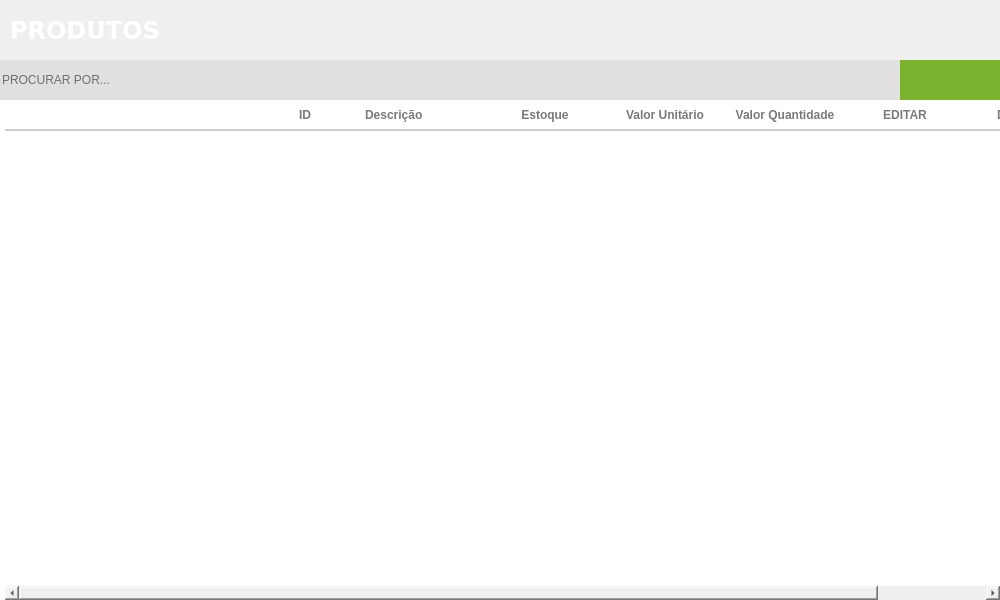
<?xml version="1.0" encoding="UTF-8"?>
<ui version="4.0">
 <class>ct_MainProdutos</class>
 <widget class="QFrame" name="ct_MainProdutos">
  <property name="geometry">
   <rect>
    <x>0</x>
    <y>0</y>
    <width>1000</width>
    <height>600</height>
   </rect>
  </property>
  <property name="windowTitle">
   <string>Frame</string>
  </property>
  <property name="styleSheet">
   <string notr="true">border:none</string>
  </property>
  <widget class="QFrame" name="frameMainProdutos">
   <property name="geometry">
    <rect>
     <x>0</x>
     <y>0</y>
     <width>1000</width>
     <height>600</height>
    </rect>
   </property>
   <widget class="QFrame" name="fr_TopoMenuProdutos">
    <property name="geometry">
     <rect>
      <x>0</x>
      <y>60</y>
      <width>1000</width>
      <height>40</height>
     </rect>
    </property>
    <property name="styleSheet">
     <string notr="true">background:#E1DFE0;
border: none;</string>
    </property>
    <widget class="QPushButton" name="bt_BuscaProduto">
     <property name="geometry">
      <rect>
       <x>830</x>
       <y>5</y>
       <width>30</width>
       <height>30</height>
      </rect>
     </property>
     <property name="font">
      <font>
       <family>Arial</family>
      </font>
     </property>
     <property name="cursor">
      <cursorShape>PointingHandCursor</cursorShape>
     </property>
     <property name="focusPolicy">
      <enum>Qt::NoFocus</enum>
     </property>
     <property name="contextMenuPolicy">
      <enum>Qt::NoContextMenu</enum>
     </property>
     <property name="text">
      <string/>
     </property>
    </widget>
    <widget class="QPushButton" name="bt_AddNovoProduto">
     <property name="geometry">
      <rect>
       <x>900</x>
       <y>0</y>
       <width>100</width>
       <height>40</height>
      </rect>
     </property>
     <property name="cursor">
      <cursorShape>PointingHandCursor</cursorShape>
     </property>
     <property name="focusPolicy">
      <enum>Qt::NoFocus</enum>
     </property>
     <property name="contextMenuPolicy">
      <enum>Qt::ActionsContextMenu</enum>
     </property>
     <property name="styleSheet">
      <string notr="true">QPushButton {
background-color: #7AB32E;
 }
QPushButton:hover{
background-color: #40a286
}</string>
     </property>
     <property name="text">
      <string/>
     </property>
    </widget>
    <widget class="QLineEdit" name="tx_BuscaProduto">
     <property name="geometry">
      <rect>
       <x>0</x>
       <y>5</y>
       <width>830</width>
       <height>30</height>
      </rect>
     </property>
     <property name="font">
      <font>
       <family>Arial</family>
      </font>
     </property>
     <property name="focusPolicy">
      <enum>Qt::ClickFocus</enum>
     </property>
     <property name="styleSheet">
      <string notr="true">QLineEdit {
color: #000
}
</string>
     </property>
     <property name="placeholderText">
      <string>PROCURAR POR...</string>
     </property>
    </widget>
    <widget class="QPushButton" name="bt_PrintRelatProdutos">
     <property name="geometry">
      <rect>
       <x>870</x>
       <y>5</y>
       <width>30</width>
       <height>30</height>
      </rect>
     </property>
     <property name="font">
      <font>
       <family>Arial</family>
      </font>
     </property>
     <property name="cursor">
      <cursorShape>PointingHandCursor</cursorShape>
     </property>
     <property name="focusPolicy">
      <enum>Qt::NoFocus</enum>
     </property>
     <property name="contextMenuPolicy">
      <enum>Qt::NoContextMenu</enum>
     </property>
     <property name="toolTip">
      <string>IMPRIMIR</string>
     </property>
     <property name="text">
      <string/>
     </property>
    </widget>
   </widget>
   <widget class="QFrame" name="ct_containerProdutos">
    <property name="geometry">
     <rect>
      <x>0</x>
      <y>100</y>
      <width>1000</width>
      <height>500</height>
     </rect>
    </property>
    <property name="styleSheet">
     <string notr="true">border: none</string>
    </property>
    <widget class="QTableWidget" name="tb_produtos">
     <property name="geometry">
      <rect>
       <x>0</x>
       <y>0</y>
       <width>1000</width>
       <height>500</height>
      </rect>
     </property>
     <property name="cursor" stdset="0">
      <cursorShape>PointingHandCursor</cursorShape>
     </property>
     <property name="focusPolicy">
      <enum>Qt::WheelFocus</enum>
     </property>
     <property name="styleSheet">
      <string notr="true">QTableView{
color: #797979;
font-weight: bold;
font-size: 13px;
background: #FFF;
padding: 0 0 0 5px;
}
QHeaderView:section{
background: #FFF;
padding: 5px 0 ;
font-size: 12px;
font-family: &quot;Arial&quot;;
font-weight: bold;
color: #797979;
border: none;
border-bottom: 2px solid #CCC;
text-transform: uppercase
}
QTableView::item {
border-bottom: 2px solid #CCC;
padding: 2px;
}

</string>
     </property>
     <property name="frameShape">
      <enum>QFrame::NoFrame</enum>
     </property>
     <property name="frameShadow">
      <enum>QFrame::Plain</enum>
     </property>
     <property name="autoScrollMargin">
      <number>20</number>
     </property>
     <property name="editTriggers">
      <set>QAbstractItemView::NoEditTriggers</set>
     </property>
     <property name="selectionMode">
      <enum>QAbstractItemView::NoSelection</enum>
     </property>
     <property name="selectionBehavior">
      <enum>QAbstractItemView::SelectRows</enum>
     </property>
     <property name="showGrid">
      <bool>false</bool>
     </property>
     <property name="gridStyle">
      <enum>Qt::NoPen</enum>
     </property>
     <property name="rowCount">
      <number>0</number>
     </property>
     <attribute name="horizontalHeaderDefaultSectionSize">
      <number>120</number>
     </attribute>
     <attribute name="horizontalHeaderHighlightSections">
      <bool>false</bool>
     </attribute>
     <attribute name="horizontalHeaderMinimumSectionSize">
      <number>10</number>
     </attribute>
     <attribute name="horizontalHeaderStretchLastSection">
      <bool>true</bool>
     </attribute>
     <attribute name="verticalHeaderVisible">
      <bool>false</bool>
     </attribute>
     <attribute name="verticalHeaderDefaultSectionSize">
      <number>50</number>
     </attribute>
     <column>
      <property name="text">
       <string/>
      </property>
     </column>
     <column>
      <property name="text">
       <string/>
      </property>
     </column>
     <column>
      <property name="text">
       <string>ID</string>
      </property>
      <property name="font">
       <font>
        <family>Segoe UI</family>
        <pointsize>10</pointsize>
        <weight>75</weight>
        <bold>true</bold>
       </font>
      </property>
      <property name="textAlignment">
       <set>AlignCenter</set>
      </property>
      <property name="background">
       <color alpha="0">
        <red>0</red>
        <green>0</green>
        <blue>0</blue>
       </color>
      </property>
      <property name="foreground">
       <brush brushstyle="SolidPattern">
        <color alpha="255">
         <red>80</red>
         <green>79</green>
         <blue>79</blue>
        </color>
       </brush>
      </property>
     </column>
     <column>
      <property name="text">
       <string>Descrição</string>
      </property>
      <property name="font">
       <font>
        <family>Segoe UI</family>
        <pointsize>10</pointsize>
        <weight>75</weight>
        <bold>true</bold>
       </font>
      </property>
      <property name="textAlignment">
       <set>AlignLeading|AlignVCenter</set>
      </property>
      <property name="foreground">
       <brush brushstyle="SolidPattern">
        <color alpha="255">
         <red>80</red>
         <green>79</green>
         <blue>79</blue>
        </color>
       </brush>
      </property>
     </column>
     <column>
      <property name="text">
       <string>Estoque</string>
      </property>
      <property name="font">
       <font>
        <family>Segoe UI</family>
        <pointsize>10</pointsize>
        <weight>75</weight>
        <bold>true</bold>
       </font>
      </property>
      <property name="textAlignment">
       <set>AlignCenter</set>
      </property>
      <property name="foreground">
       <brush brushstyle="SolidPattern">
        <color alpha="255">
         <red>80</red>
         <green>79</green>
         <blue>79</blue>
        </color>
       </brush>
      </property>
     </column>
     <column>
      <property name="text">
       <string>Valor Unitário</string>
      </property>
      <property name="font">
       <font>
        <family>Segoe UI</family>
        <pointsize>10</pointsize>
        <weight>75</weight>
        <bold>true</bold>
       </font>
      </property>
      <property name="textAlignment">
       <set>AlignCenter</set>
      </property>
      <property name="foreground">
       <brush brushstyle="SolidPattern">
        <color alpha="255">
         <red>80</red>
         <green>79</green>
         <blue>79</blue>
        </color>
       </brush>
      </property>
     </column>
     <column>
      <property name="text">
       <string>Valor Quantidade</string>
      </property>
      <property name="font">
       <font>
        <family>Segoe UI</family>
        <pointsize>10</pointsize>
        <weight>75</weight>
        <bold>true</bold>
       </font>
      </property>
      <property name="textAlignment">
       <set>AlignCenter</set>
      </property>
      <property name="foreground">
       <brush brushstyle="SolidPattern">
        <color alpha="255">
         <red>80</red>
         <green>79</green>
         <blue>79</blue>
        </color>
       </brush>
      </property>
     </column>
     <column>
      <property name="text">
       <string>EDITAR</string>
      </property>
      <property name="font">
       <font>
        <family>Segoe UI</family>
        <pointsize>10</pointsize>
        <weight>75</weight>
        <bold>true</bold>
       </font>
      </property>
      <property name="textAlignment">
       <set>AlignCenter</set>
      </property>
     </column>
          <column>
      <property name="text">
       <string>DELETAR</string>
      </property>
      <property name="font">
       <font>
        <family>Segoe UI</family>
        <pointsize>10</pointsize>
        <weight>75</weight>
        <bold>true</bold>
       </font>
      </property>
      <property name="textAlignment">
       <set>AlignCenter</set>
      </property>
     </column>
    </widget>
   </widget>
   <widget class="QFrame" name="fr_TituloProdutos">
    <property name="geometry">
     <rect>
      <x>0</x>
      <y>0</y>
      <width>1000</width>
      <height>60</height>
     </rect>
    </property>
    <property name="styleSheet">
     <string notr="true">border: none</string>
    </property>
    <widget class="QLabel" name="lb_tituloProdutos">
     <property name="geometry">
      <rect>
       <x>10</x>
       <y>15</y>
       <width>200</width>
       <height>30</height>
      </rect>
     </property>
     <property name="font">
      <font>
       <family>DejaVu Sans</family>
       <pointsize>18</pointsize>
       <weight>75</weight>
       <bold>true</bold>
      </font>
     </property>
     <property name="styleSheet">
      <string notr="true">color: #FFF</string>
     </property>
     <property name="text">
      <string>PRODUTOS</string>
     </property>
    </widget>
   </widget>
   <zorder>ct_containerProdutos</zorder>
   <zorder>fr_TopoMenuProdutos</zorder>
   <zorder>fr_TituloProdutos</zorder>
  </widget>
 </widget>
 <resources/>
 <connections/>
</ui>
